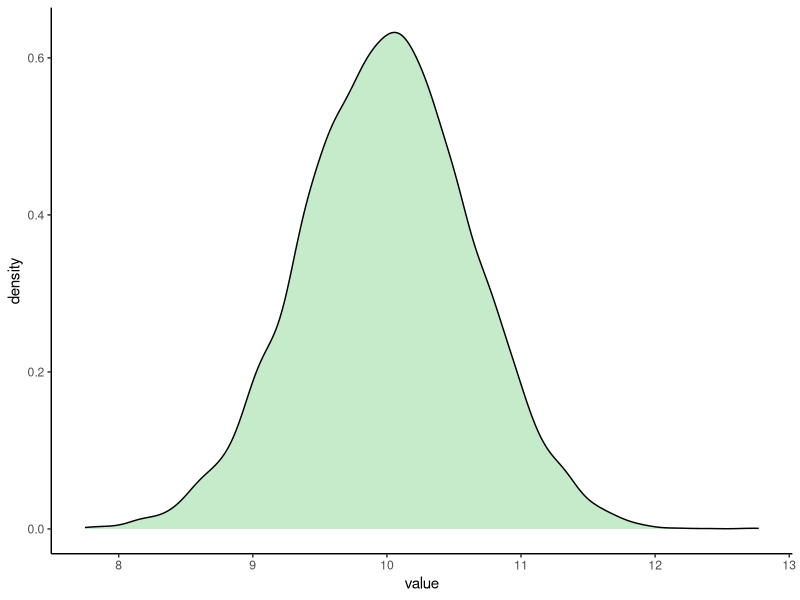
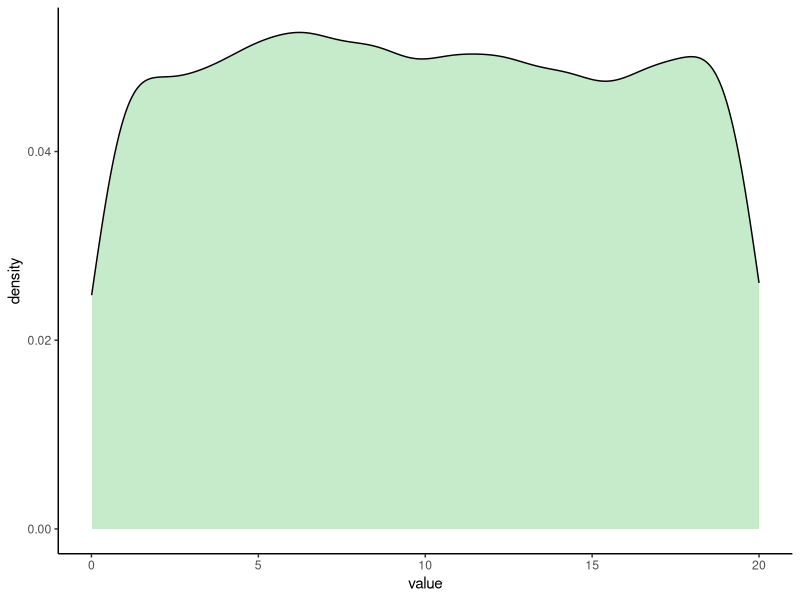
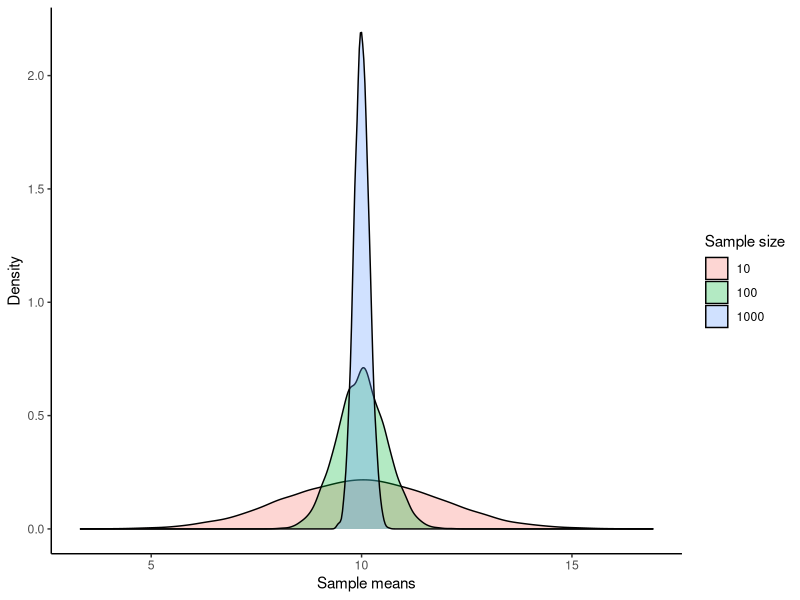
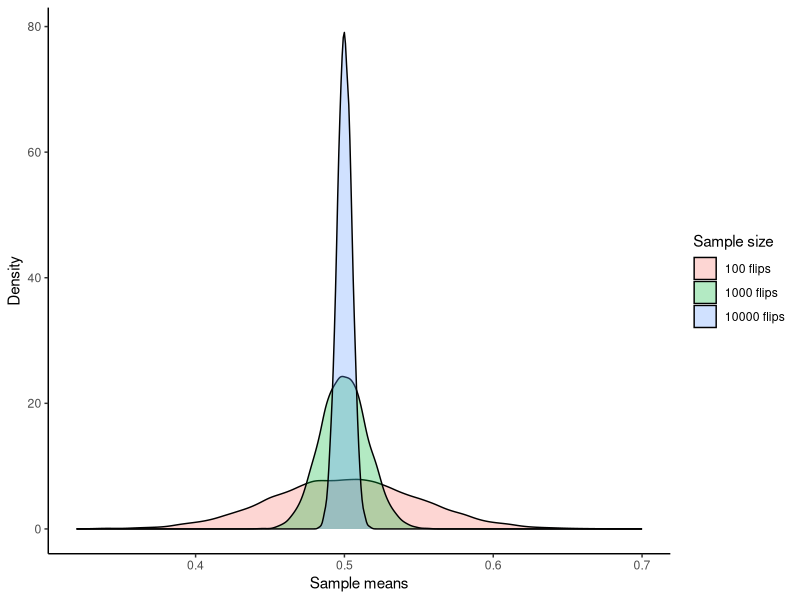
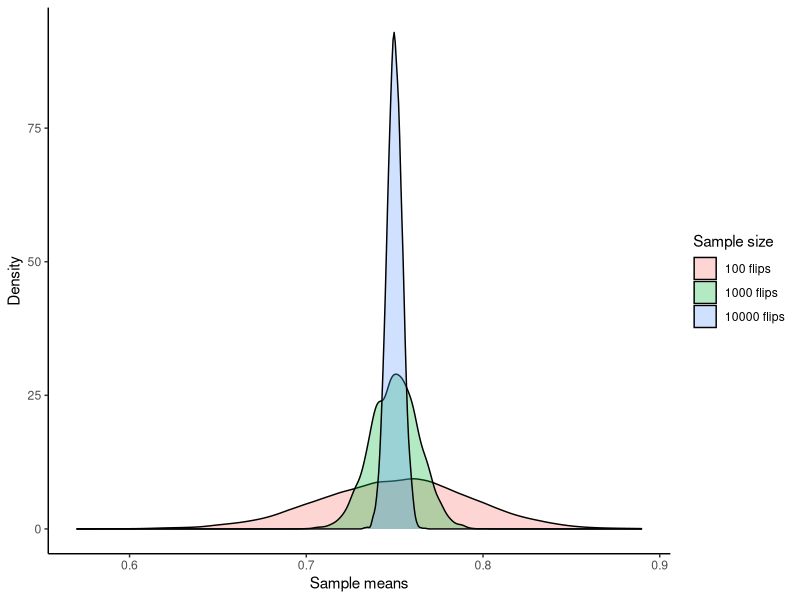

Reproduce these figures in R, in order.
## ---- chunk 1
library(tidyverse)
## ---- chunk 2
(samp10 <- rnorm(n=10, mean=10, sd=2))
mean(samp10)
## ---- chunk 3
means10 <- as.vector(NA)
# doing experiments 10,000 times
for (i in 1:10000) {
  # each iteration, I draw a sample size of 2 from a normal distribution
  samp10 <- rnorm(10, mean=10, sd=2)
  # I calculate the mean of these 10 numbers and record it
  means10[i] <- mean(samp10)  
}
# let's look at the result
ggplot(as_tibble(means10), aes(value)) +
  geom_density(fill="#C5EBCB") +
  theme_classic()
## ---- chunk 4
uniform_popn <- runif(n=10000, min=0, max=20)
ggplot(as_tibble(uniform_popn), aes(value)) +
  geom_density(fill="#C5EBCB") +
  theme_classic()
## ---- chunk 5
means10 <- as.vector(NA)
means100 <- as.vector(NA)
means1000 <- as.vector(NA)
# doing experiments 10,000 times
for (i in 1:10000) {
  # each iteration, I draw 10, 100, and 1000 samples from uniform_popn
  samp10 <- sample(uniform_popn, size = 10, replace = TRUE)
  samp100 <- sample(uniform_popn, size = 100, replace = TRUE)
  samp1000 <- sample(uniform_popn, size = 1000, replace = TRUE)
  # getting means of each sample
  means10[i] <- mean(samp10)
  means100[i] <- mean(samp100)
  means1000[i] <- mean(samp1000)
}

df <- rbind(
  data.frame(means = means10, sample_size = "10"),
  data.frame(means = means100, sample_size = "100"),
  data.frame(means = means1000, sample_size = "1000")
)

ggplot(df, aes(x = means, fill = sample_size)) + 
  geom_density(alpha = 0.3) +
  labs(x = "Sample means", y = "Density", fill = "Sample size") +
  theme_classic()
## ---- chunk 6
means100 <- as.vector(NA)
means1000 <- as.vector(NA)
means10000 <- as.vector(NA)

for (i in 1:10000) {
  sample100 <- sample(c(1,0), prob = c(0.5, 0.5), replace = TRUE, size = 100)
  means100[i] <- mean(sample100)
  sample1000 <- sample(c(1,0), prob = c(0.5, 0.5), replace = TRUE, size = 1000)
  means1000[i] <- mean(sample1000)
  sample10000 <- sample(c(1,0), prob = c(0.5, 0.5), replace = TRUE, size = 10000)
  means10000[i] <- mean(sample10000)
}

df <- rbind(
  data.frame(means = means100, sample_size = "100 flips"),
  data.frame(means = means1000, sample_size = "1000 flips"),
  data.frame(means = means10000, sample_size = "10000 flips")
)

ggplot(df, aes(x = means, fill = sample_size)) + 
  geom_density(alpha = 0.3) +
  labs(x = "Sample means", y = "Density", fill = "Sample size") +
  theme_classic()
## ---- chunk 7
means100 <- as.vector(NA)
means1000 <- as.vector(NA)
means10000 <- as.vector(NA)

for (i in 1:10000) {
  sample100 <- sample(c(1,0), prob = c(0.75, 0.25), replace = TRUE, size = 100)
  means100[i] <- mean(sample100)
  sample1000 <- sample(c(1,0), prob = c(0.75, 0.25), replace = TRUE, size = 1000)
  means1000[i] <- mean(sample1000)
  sample10000 <- sample(c(1,0), prob = c(0.75, 0.25), replace = TRUE, size = 10000)
  means10000[i] <- mean(sample10000)
}

df <- rbind(
  data.frame(means = means100, sample_size = "100 flips"),
  data.frame(means = means1000, sample_size = "1000 flips"),
  data.frame(means = means10000, sample_size = "10000 flips")
)

library(ggplot2)
ggplot(df, aes(x = means, fill = sample_size)) + 
  geom_density(alpha = 0.3) +
  labs(x = "Sample means", y = "Density", fill = "Sample size") +
  theme_classic()
